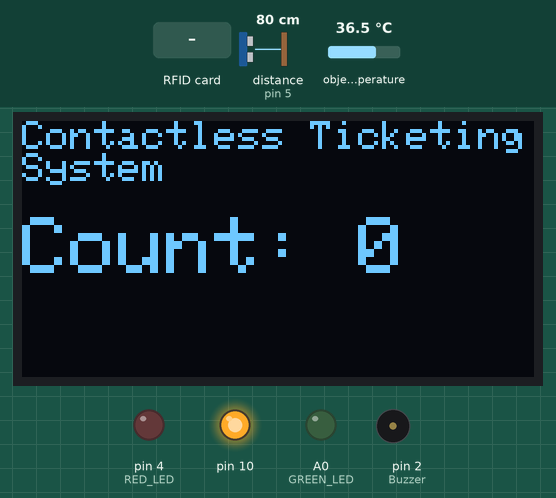
Simulated run of this sketch. Board: Arduino Uno, built with avr-gcc and run on an emulated ATmega328P. On the bench: 128×64 one-colour display, output pins drawn as LEDs (lit = HIGH), buzzer (waves = sounding). Wiring (inferred from the names in the program): ultrasonic range finder: trigger pin 6; echo pin 5. The test bench sets the inputs (shaded band); at power-on: distance to the obstacle (sensor on pin 5) 80 cm, object temperature 36.5 °C. The echo pulse lasts 58.3 µs per cm; pins used as bus, display or sensor lines are not drawn.

Above: at 1.3 s.
1.4 s: distance to the obstacle (sensor on pin 5) set to 12 cm
2.9 s: distance to the obstacle (sensor on pin 5) set to 9 cm
At 4.1 s:
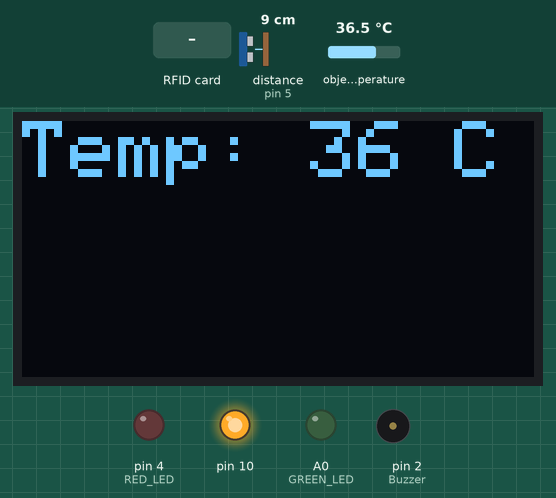
At 5.6 s:
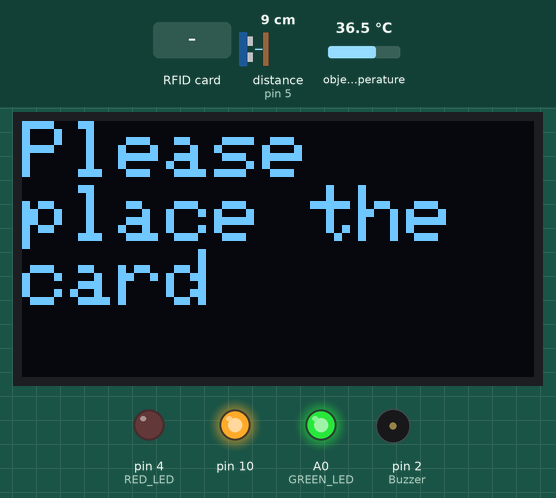
5.9 s: RFID card 33 59 95 3D held to the reader
At 7.0 s:
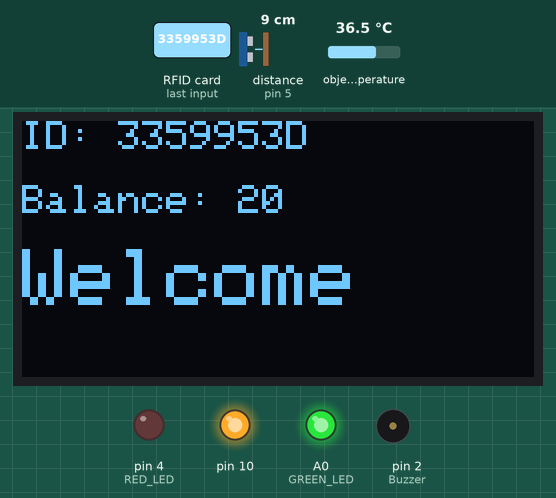
Timing chart, 0 to 20.4 s (numbered marks = the images above; inputs shaded):
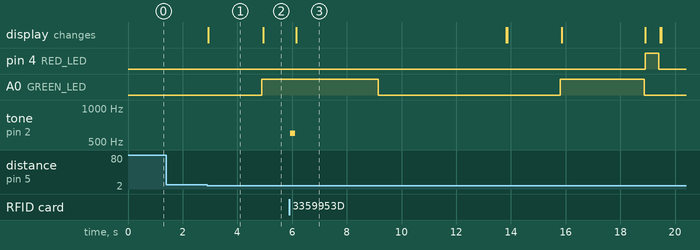

Measured:
- the behaviour switches between 11 and 10 cm on distance to the obstacle (sensor on pin 5) (found by bisection; images 0 and 1)
- after the input at 1.4 s, every drawn part: stays the same
- after the input at 2.9 s, A0 (GREEN_LED): LOW → HIGH after 2.0 s; the display: changes at once (image 1)
- after the input at 5.9 s, tone on pin 2 (Buzzer): silent → 600 Hz at once, → silent 0.20 s later; the display: changes after 0.25 s (image 3)
- what the display in image 1 shows lasts 2.0 s, from 2.9 s to 4.9 s

The sketch:

rfid_ticket_system_64.ino
```cpp
//Written on Fri Feb 07 by nannigalaxy
//A Simple Contactless Ticketing System using RFID module

#include <Adafruit_SH1106.h>
//#include <Wire.h>
#include <SPI.h>
#include <MFRC522.h>
#include <Adafruit_MLX90614.h>

Adafruit_MLX90614 temp = Adafruit_MLX90614();

#define OLED_RESET -1 // Reset pin # (or -1 if sharing Arduino reset pin)
Adafruit_SH1106 display(OLED_RESET);


#define R1_DATA 8
#define R2_DATA 7
#define NR_OF_READERS   2
#define RST_PIN 9
#define Buzzer 2
#define GREEN_LED A0
#define RED_LED 4
#define STOP_PRICE 10
#define timeout 120
#define temp_time 40

#define echoPin 5 // attach pin D5 Arduino to pin Echo of HC-SR04
#define trigPin 6 //attach pin D6 Arduino to pin Trig of HC-SR04
#define d_threshold 10 // distance detect in cm

#define servoA 10
#define servoB 3
#define front 0
#define back 1
#define degree 180

byte servo[2] = {3, 10};

int duration; // variable for the duration of sound wave travel
int distance; // variable for the distance measurement

bool temp_flag;

// init RFID
byte ssPins[] = {R1_DATA, R2_DATA};
MFRC522 rfid[NR_OF_READERS];

// change the following to your needs
int BALANCE[] = {20,10,0};
int counter = 0;
// RFID tag as persons
const String PERSON_CARD[] = {"3359953D", "470A85C6", "BA50592F"};

// in and out status flag
bool status_in[] = {0,0,0};
byte len = sizeof(status_in)/sizeof(status_in[0]);

void setup() {
//  Serial.begin(9600);
  SPI.begin();
  temp.begin();
//  servo[0].attach(servoA);
//  servo[1].attach(servoB);
  pinMode(trigPin, OUTPUT); // Sets the trigPin as an OUTPUT
  pinMode(echoPin, INPUT); // Sets the echoPin as an INPUT

for (uint8_t reader = 0; reader < NR_OF_READERS; reader++) {
    rfid[reader].PCD_Init(ssPins[reader], RST_PIN); // Init each MFRC522 card
//    Serial.print(F("Reader "));
//    Serial.print(reader);
//    Serial.print(F(": "));
//    rfid[reader].PCD_DumpVersionToSerial();
  }
  pinMode(GREEN_LED,OUTPUT);
  pinMode(RED_LED,OUTPUT);
  pinMode(Buzzer,OUTPUT);
  display.begin(SH1106_SWITCHCAPVCC, 0x3C);
//    splash();
  display.clearDisplay();
//  Serial.println("[INFO] Please place your card...");
}
//################### setup


void loop() {
  default_disp(counter);
  // distance sensor
  int d = ultra_distance();
  if(d<d_threshold){
  // check RFID tag status
  uint8_t currentMillis = 0;

  while(currentMillis<=temp_time){
    currentMillis++;
//    Serial.println(currentMillis);
  temp_flag = check_temp();
//  Serial.println(temp_flag);
  }
  if(temp_flag==1){
    digitalWrite(GREEN_LED,HIGH);
    // Look for new cards
    String card_id = get_info(0);
    currentMillis = 0;
      display_any("Please\n","place the card",0);
    while(card_id=="" && currentMillis<timeout){
      card_id = get_info(0);
      currentMillis++;
    }
    digitalWrite(GREEN_LED,LOW);
    if(currentMillis<timeout){
      rfid_main(card_id, 0);
      }
     else{
      display_any("Timeout","",0);
      red_led(500);
      }
    }
    else {
      display_any("Temperatue Exceeded!","",0);
  error_indication(1000);
      }
  }

String id = get_info(1);
if(id!=""){
//  Serial.println(id);
  rfid_main(id, 1);
  }
}
// loop end #############################################
String get_info(uint8_t r){

  if (rfid[r].PICC_IsNewCardPresent() && rfid[r].PICC_ReadCardSerial()) {
  tone(Buzzer,600);
  delay(200);
  noTone(Buzzer);
  String card_id = "";
  card_id = dump_byte_array(rfid[r].uid.uidByte, rfid[r].uid.size);
//  Serial.print(card_id);
  return card_id;
  }
//  Serial.print("No");
  return "";
}

String dump_byte_array(byte *card, byte c_size) {
  String R1 = "";
for(byte i = 0; i < c_size; i++){
    R1.concat(String(card[i]<0x10?"0":""));
    R1.concat(String(card[i],HEX));
  }
  R1.toUpperCase();
return R1.substring(0);
  }

// ********************************************
// custom functions

int ultra_distance(){
  // Clears the trigPin condition
  digitalWrite(trigPin, LOW);
  delayMicroseconds(2);
  // Sets the trigPin HIGH (ACTIVE) for 10 microseconds
  digitalWrite(trigPin, HIGH);
  delayMicroseconds(10);
  digitalWrite(trigPin, LOW);
  // Reads the echoPin, returns the sound wave travel time in microseconds
  duration = pulseIn(echoPin, HIGH);
  // Calculating the distance
  distance = duration * 0.0343 / 2; // Speed of sound wave divided by 2 (go and back)
  return distance;
  }

byte check_temp(){
  byte t = temp.readObjectTempC();
  display_any("Temp: ",String(t) + " C",20);
  if(t>=38){
    return 0;
    }
  else{
    return 1;
    }
  }

void rfid_main(String CARD, byte reader){

// getting inside bus
if(reader==0){
  int8_t index = -1;
  for(byte i=0; i<len; i++){
    if(CARD.equals(PERSON_CARD[i])){
      index = i;
      break;
      }
    }
  if(index>=0 && status_in[index] == 0)
{
  if(BALANCE[index]>0){
    digitalWrite(GREEN_LED,HIGH);
    status_in[index]=1;
    counter++;
    // Display on OLED
    status_in_disp(PERSON_CARD[index], BALANCE[index]);
    digitalWrite(GREEN_LED,LOW);
    servo_door(front);
 }
  else{
    out_of_bal(PERSON_CARD[index]);

  }
}
else if(status_in[index] == 1){
  display_any("Already\nboarded","",0);
  red_led(1500);
}
else{
  not_found();
}
  }


// going out of bus
else if(reader==1){
  int8_t index = -1;
  for(byte i=0; i<len; i++){
    if(CARD.equals(PERSON_CARD[i])){
      index = i;

      break;
      }
    }
  if(index>=0 && status_in[index] == 1)
{

  status_in[index]=0;
  counter--;
  BALANCE[index] = BALANCE[index] - STOP_PRICE;
  status_out_disp(PERSON_CARD[index], BALANCE[index], STOP_PRICE);
  servo_door(back);
}


else{
  display_any("Please\nboard in\nfirst","",0);
  red_led(1500);
  }
  }
}
void splash(){
  display.clearDisplay();
  String msg = "Contactless\nTicketing\nSystem";
  display_any(msg,"",3000);
  }

void default_disp(int8_t count) {
  display.clearDisplay();
  display.setCursor(0,0);
  display.setTextSize(1);             // Normal 1:1 pixel scale
  display.setTextColor(WHITE);
  display.println(F("Contactless TicketingSystem\n"));

  display.setTextSize(2);             // Normal 1:1 pixel scale
  display.print(F("Count: ")); display.print(count);
  display.display();
  display.clearDisplay();
  }

void status_in_disp(String id, int8_t balance) {
  display.clearDisplay();
  display.setTextSize(1);             // Normal 1:1 pixel scale
  display.setTextColor(WHITE);        // Draw white text
  display.setCursor(0,0);             // Start at top-left corner
  display.print(F("ID: ")); display.println(id);
  display.print(F("\nBalance: ")); display.println(balance);
  display.println();
  display.setTextSize(2);             // Draw 2X-scale text
  display.println(F("Welcome"));

  display.display();
  delay(3000);
  display.clearDisplay();
}


void status_out_disp(String id, int8_t balance, int8_t debit) {
  display.clearDisplay();
  display.setTextSize(1);             // Normal 1:1 pixel scale
  display.setTextColor(WHITE);        // Draw white text
  display.setCursor(0,0);             // Start at top-left corner
  display.print(F("ID: ")); display.println(id);
  display.print(F("\nBalance: ")); display.println(balance);
  display.print(F("\nDebited: ")); display.println(debit);
  display.println();
  display.setTextSize(2);             // Draw 2X-scale text
  display.println(F("Thank you"));

  display.display();
  delay(3000);
  display.clearDisplay();
}


void out_of_bal(String id) {
  display.clearDisplay();
  display.setTextSize(1);             // Normal 1:1 pixel scale
  display.setTextColor(WHITE);        // Draw white text
  display.setCursor(0,0);             // Start at top-left corner
  display.print(F("ID: ")); display.println(id);
  display.println();
  display.setTextSize(2);             // Draw 2X-scale text
  display.println(F("No Balance"));
  display.display();
  error_indication(2000);
  display.clearDisplay();
}

void not_found() {
    digitalWrite(RED_LED,HIGH);
  display_any(F("Sorry, not \nRegistered"),"",0);
  error_indication(2000);
  display.clearDisplay();
}

void error_indication(int dlay){
  digitalWrite(RED_LED,HIGH);
  tone(Buzzer,800);delay(100);
  tone(Buzzer,700);delay(100);
  tone(Buzzer,600);delay(100);
  noTone(Buzzer);
  delay(500);
  digitalWrite(RED_LED,LOW);
  delay(dlay);
  }

void red_led(int dlay){
  digitalWrite(RED_LED,HIGH);
  delay(dlay);
  digitalWrite(RED_LED,LOW);
  }

void display_any(String txt1, String txt2, int dlay) {
  display.clearDisplay();
  display.setTextSize(2);             // Normal 1:1 pixel scale
  display.setTextColor(WHITE);        // Draw white text
  display.setCursor(0,0);             // Start at top-left corner
  display.print(txt1);
  display.println(txt2);
  display.display();
  delay(dlay);
}

void servo_door(bool s){
  for (byte i = 0; i < degree; i++) {
    servo_run(i,servo[s]);
  }
  delay(500);
  for (byte i = degree; i > 0; i--) {
    servo_run(i,servo[s]);
  }
  }

void servo_run(int x, int pin){
  int val = (x*10.25)+500;
  digitalWrite(pin,HIGH);
  delayMicroseconds(val);
  digitalWrite(pin,LOW);
  delay(10);
  }
```
